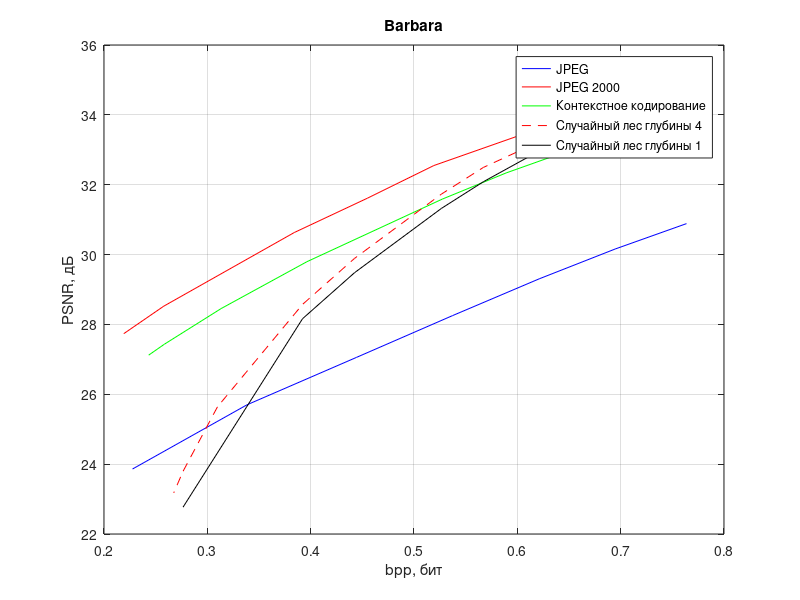

The MATLAB script that drew this image:
% JPEG
y = [23.8608 25.6992 27.0546 28.2538 29.3059 30.1596 30.8861];
x = [0.2276 0.3384 0.4442 0.5374 0.6212 0.6947 0.7637];
plot(x, y, 'b')
hold on
grid on
title('Barbara')
xlabel('bpp, бит')
ylabel('PSNR, дБ')

% JPEG 200
y = [27.7351 28.5223 30.6306 31.6155 32.5490 33.4063  35.1452 ];
x = [0.2191 0.2578 0.3841 0.4550 0.5192 0.6017 0.7793];
plot(x, y, 'r')

% Контекстное кодирование
y = [34.01681261336805 34.108987541722016 32.33765031651435 31.58831744122105...
    29.797040166015016 28.45372933122453 27.433983725428487 27.1209927784992 ];
x = [0.747833251953125 0.757720947265625 0.589202880859375 0.52740478515625 0.396453857421875...
    0.313323974609375 0.258453369140625 0.24322509765625];
plot(x, y, 'g')

% Лес
y = [33.95042188853107 33.20600151248229 32.494401359500024 31.73237739264571 29.890180338874085 28.57258909396281...
    25.64118540807772 23.792562275736046 23.176496202963595];
x = [0.685302734375 0.619415283203125 0.567108154296875 0.526580810546875 0.44244384765625 0.392120361328125...
    0.309814453125 0.276458740234375 0.2674560546875];
plot(x, y, 'r--')

% Пни
y = [33.607226536578985 32.9364154356932 32.0848152827 31.32279131585 29.4805942620850 28.16300301...
    22.766910126174];
x = [0.685302734375 0.619415283203125 0.567108154296875 0.526580810546875 0.44244384765625 0.392120361328125...
    0.276458740234375];
plot(x, y, 'k')

legend('JPEG', 'JPEG 2000', 'Контекстное кодирование',...
    'Случайный лес глубины 4', 'Случайный лес глубины 1')